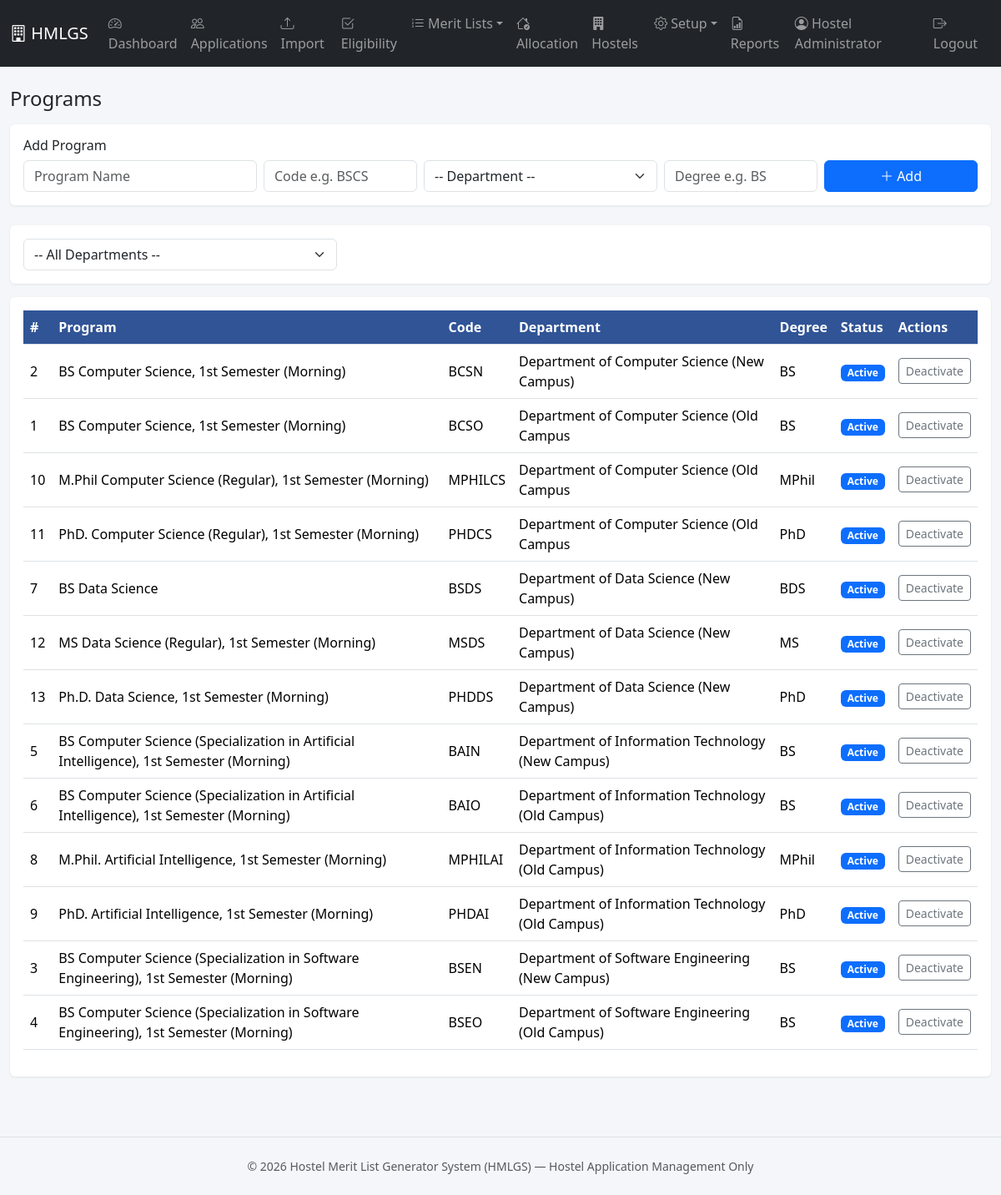
The page /programs/index.php (signed in) on the database its author committed.
### tables this page shows
CREATE TABLE programs (
    id INT AUTO_INCREMENT PRIMARY KEY,
    program_name VARCHAR(150) NOT NULL,
    program_code VARCHAR(20) NOT NULL UNIQUE,
    department_id INT NOT NULL,
    degree VARCHAR(50) DEFAULT NULL,
    status ENUM('Active','Inactive') NOT NULL DEFAULT 'Active',
    created_at DATETIME NOT NULL DEFAULT CURRENT_TIMESTAMP,
    updated_at DATETIME NOT NULL DEFAULT CURRENT_TIMESTAMP ON UPDATE CURRENT_TIMESTAMP,
    CONSTRAINT fk_programs_department FOREIGN KEY (department_id) REFERENCES departments(id)
);

CREATE TABLE departments (
    id INT AUTO_INCREMENT PRIMARY KEY,
    department_name VARCHAR(150) NOT NULL,
    department_code VARCHAR(20) NOT NULL UNIQUE,
    status ENUM('Active','Inactive') NOT NULL DEFAULT 'Active',
    created_at DATETIME NOT NULL DEFAULT CURRENT_TIMESTAMP,
    updated_at DATETIME NOT NULL DEFAULT CURRENT_TIMESTAMP ON UPDATE CURRENT_TIMESTAMP
);

### includes/functions.php (called while the page is built, shortened)
<?php
function e($value) {
    return htmlspecialchars($value ?? '', ENT_QUOTES, 'UTF-8');
}

### programs/index.php (the view, shortened to what this page needs)
<?php
require_once __DIR__ . '/../config/config.php';
$sql = "SELECT p.*, d.department_name FROM programs p JOIN departments d ON d.id = p.department_id";
$params = [];
$sql .= " ORDER BY d.department_name, p.program_name";
$stmt = $pdo->prepare($sql);
$stmt->execute($params);
$rows = $stmt->fetchAll();
require __DIR__ . '/../includes/header.php';
require __DIR__ . '/../includes/navbar.php';
?>
<div class="container-fluid py-4">
  <h4 class="mb-3">Programs</h4>
  <div class="card p-3 mb-4">
    <h6>Add Program</h6>
    <form method="post" class="row g-2">
      <div class="col-md-3"><input type="text" name="program_name" class="form-control" placeholder="Program Name" required></div>
      <div class="col-md-2"><input type="text" name="program_code" class="form-control" placeholder="Code e.g. BSCS" required></div>
      <div class="col-md-3">
        <select name="department_id" class="form-select" required>
          <option value="">-- Department --</option>
        </select>
      </div>
      <div class="col-md-2"><input type="text" name="degree" class="form-control" placeholder="Degree e.g. BS"></div>
      <div class="col-md-2"><button class="btn btn-primary w-100"><i class="bi bi-plus-lg"></i> Add</button></div>
    </form>
  </div>
  <div class="card p-3 mb-3">
    <form method="get" class="row g-2">
      <div class="col-md-4">
        <select name="department_id" class="form-select" onchange="this.form.submit()">
          <option value="">-- All Departments --</option>
        </select>
      </div>
    </form>
  </div>
  <div class="card p-3">
    <table class="table table-hover align-middle">
      <thead><tr><th>#</th><th>Program</th><th>Code</th><th>Department</th><th>Degree</th><th>Status</th><th>Actions</th></tr></thead>
      <tbody>
      <?php foreach ($rows as $p): ?>
        <tr>
          <td><?= $p['id'] ?></td>
          <td><?= e($p['program_name']) ?></td>
          <td><?= e($p['program_code']) ?></td>
          <td><?= e($p['department_name']) ?></td>
          <td><?= e($p['degree']) ?></td>
          <td><span class="badge <?= $p['status']==='Active' ? 'bg-primary' : 'bg-secondary' ?>"><?= e($p['status']) ?></span></td>
          <td>
            <form method="post" class="d-inline">
              <button class="btn btn-sm btn-outline-secondary"><?= $p['status']==='Active' ? 'Deactivate' : 'Activate' ?></button>
            </form>
          </td>
        </tr>
      <?php endforeach; ?>
      </tbody>
    </table>
  </div>
</div>
<?php require __DIR__ . '/../includes/footer.php'; ?>

### assets/css/style.css (style rules this page uses)
body { background-color: #f4f6f9; }
.card { border: none; box-shadow: 0 1px 3px rgba(0,0,0,.08); }
table.table thead th { background-color: #305496; color: #fff; white-space: nowrap; }

### rows shown on the page
programs: id "2", program_name "BS Computer Science, 1st Semester (Morning)", program_code "BCSN", department.department_name "Department of Computer Science (New Campus)", degree "BS", status "Active", shows "Deactivate"
programs: id "1", program_name "BS Computer Science, 1st Semester (Morning)", program_code "BCSO", department.department_name "Department of Computer Science (Old Campus", degree "BS", status "Active", shows "Deactivate"
programs: id "10", program_name "M.Phil Computer Science (Regular), 1st Semester (Morning)", program_code "MPHILCS", department.department_name "Department of Computer Science (Old Campus", degree "MPhil", status "Active", shows "Deactivate"
programs: id "11", program_name "PhD. Computer Science (Regular), 1st Semester (Morning)", program_code "PHDCS", department.department_name "Department of Computer Science (Old Campus", degree "PhD", status "Active", shows "Deactivate"
programs: id "7", program_name "BS Data Science", program_code "BSDS", department.department_name "Department of Data Science (New Campus)", degree "BDS", status "Active", shows "Deactivate"
programs: id "12", program_name "MS Data Science (Regular), 1st Semester (Morning)", program_code "MSDS", department.department_name "Department of Data Science (New Campus)", degree "MS", status "Active", shows "Deactivate"
programs: id "13", program_name "Ph.D. Data Science, 1st Semester (Morning)", program_code "PHDDS", department.department_name "Department of Data Science (New Campus)", degree "PhD", status "Active", shows "Deactivate"
programs: id "5", program_name "BS Computer Science (Specialization in Artificial Intelligence), 1st Semester (Morning)", program_code "BAIN", department.department_name "Department of Information Technology (New Campus)", degree "BS", status "Active", shows "Deactivate"
programs: id "6", program_name "BS Computer Science (Specialization in Artificial Intelligence), 1st Semester (Morning)", program_code "BAIO", department.department_name "Department of Information Technology (Old Campus)", degree "BS", status "Active", shows "Deactivate"
programs: id "8", program_name "M.Phil. Artificial Intelligence, 1st Semester (Morning)", program_code "MPHILAI", department.department_name "Department of Information Technology (Old Campus)", degree "MPhil", status "Active", shows "Deactivate"
programs: id "9", program_name "PhD. Artificial Intelligence, 1st Semester (Morning)", program_code "PHDAI", department.department_name "Department of Information Technology (Old Campus)", degree "PhD", status "Active", shows "Deactivate"
programs: id "3", program_name "BS Computer Science (Specialization in Software Engineering), 1st Semester (Morning)", program_code "BSEN", department.department_name "Department of Software Engineering (New Campus)", degree "BS", status "Active", shows "Deactivate"
programs: id "4", program_name "BS Computer Science (Specialization in Software Engineering), 1st Semester (Morning)", program_code "BSEO", department.department_name "Department of Software Engineering (Old Campus)", degree "BS", status "Active", shows "Deactivate"

### other values the page prints
$_SESSION['full_name'] "Hostel Administrator"
APP_NAME "Hostel Merit List Generator System (HMLGS)"
